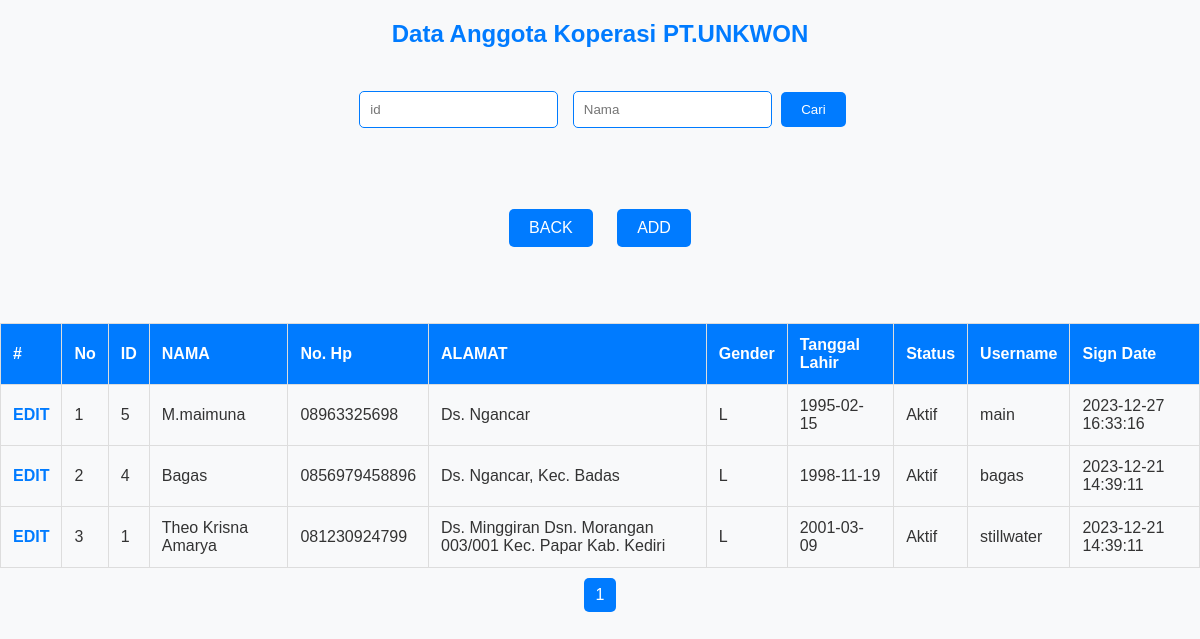
The app's page /master/admin/anggota/anggota.php (signed in) with its own data.
### tables this page shows
CREATE TABLE `anggota` (
  `id` int(11) NOT NULL,
  `nama` varchar(50) NOT NULL,
  `telp` varchar(15) NOT NULL,
  `alamat` text NOT NULL,
  `gender` varchar(2) NOT NULL,
  `tanggal_lahir` date NOT NULL,
  `status` varchar(20) NOT NULL,
  `username` varchar(50) NOT NULL,
  `password` varchar(50) NOT NULL,
  `sign_date` timestamp NOT NULL DEFAULT current_timestamp() ON UPDATE current_timestamp()
);

### class_db.php (called while the page is built, shortened)
<?php
class database {
    private $con;
    public $host = "localhost";
    public $username = "root";
    public $password = "";
    public $db = "koperasi";
    function start_con(){
        $this->con = new mysqli($this->host, $this->username, $this->password, $this->db);
    }
    function sqlquery($sql){
        return $this->con->query($sql);
    }
    function fetchdata($sql){
        $res = array();
        $hasil = $this->sqlquery($sql);
        if ($hasil) {
            while ($data = $hasil->fetch_array(MYSQLI_BOTH)) {
                $res[] = $data;
            }
        }
        return $res;
    }
}
?>

### master/admin/anggota/anggota.php (the view, shortened to what this page needs)
<?php
    include '../../../class_db.php';
    $db = new database();
        $per_page = 25;
    if (isset($_POST['cari'])) {
        $id = $_POST['id'];
        $nama = $_POST['nama'];
    } else {
        $id = '';
        $nama = '';
    }
?>
<!DOCTYPE html>
<html lang="en">
    <head>
        <link rel="stylesheet" href="../../../dist/css/anggota.css">
    </head>
    <body>
            <h2>Data Anggota Koperasi PT.UNKWON</h2><br>
            <form action="" method="post">
                <input type="text" name="id" value="<?= $id ?>" placeholder="id">
                <input type="text" name="nama" value="<?= $nama ?>" placeholder="Nama">
                <input type="submit" name="cari" value="Cari">
            </form><br><br>
            <div class="box-menu">
            <a href="../dasboard.php">BACK</a>
            <a href="anggota_add.php">ADD</a>
        </div><br><br>
            <table width="100%" align="center" border="1">
                <thead>
                    <tr>
                        <th>#</th>
                        <th>No</th>
                        <th>ID</th>
                        <th>NAMA</th>
                        <th>No. Hp</th>
                        <th>ALAMAT</th>
                        <th>Gender</th>
                        <th>Tanggal Lahir</th>
                        <th>Status</th>
                        <th>Username</th>
                        <th>Sign Date</th>
                    </tr>
                </thead>
                <tbody>
                    <?php
                    $sql = "SELECT *
                            FROM anggota
                            WHERE id LIKE '%$id%'
                            AND nama LIKE '%$nama%'
                            ORDER BY id DESC
                            LIMIT $per_page";
                    $data = $db->fetchdata($sql);
                    $i = 0;
                    foreach ($data as $dat) {
                        $i++;
                        echo "<tr>
                                <td><a href='anggota_detail.php?id=".$dat['id']."'>EDIT</a></td>
                                <td>$i</td>
                                <td>".$dat['id']."</td>
                                <td>".$dat['nama']."</td>
                                <td>".$dat['telp']."</td>
                                <td>".$dat['alamat']."</td>
                                <td>".$dat['gender']."</td>
                                <td>".date('Y-m-d', strtotime($dat['tanggal_lahir']))."</td>
                                <td>".$dat['status']."</td>
                                <td>".$dat['username']."</td>
                                <td>".$dat['sign_date']."</td>
                            </tr>";
                    }
                    ?>
                </tbody>
            </table>
        <div style='text-align: center; margin-top: 10px;'>
            <?php
            $total_pages = ceil(count($data) / $per_page);
            for ($i = 1; $i <= $total_pages; $i++) {
                echo "<a href='?page=$i'>$i</a> ";
            }
            ?>
        </div>
    </body>
</html>

### records on screen
anggota: id "5", nama "M.maimuna", telp "08963325698", alamat "Ds. Ngancar", gender "L", tanggal_lahir "1995-02-15", status "Aktif", username "main", sign_date "2023-12-27 16:33:16"
anggota: id "4", nama "Bagas", telp "0856979458896", alamat "Ds. Ngancar, Kec. Badas", gender "L", tanggal_lahir "1998-11-19", status "Aktif", username "bagas", sign_date "2023-12-21 14:39:11"
anggota: id "1", nama "Theo Krisna Amarya", telp "081230924799", alamat "Ds. Minggiran Dsn. Morangan 003/001 Kec. Papar Kab. Kediri", gender "L", tanggal_lahir "2001-03-09", status "Aktif", username "stillwater", sign_date "2023-12-21 14:39:11"
